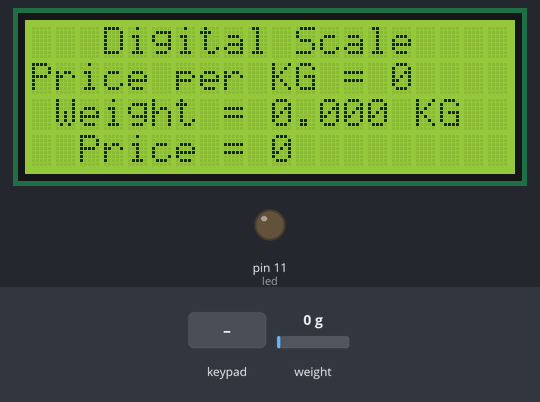
A sketch run on a simulated Arduino Uno, built with avr-gcc and run on an emulated ATmega328P. On the bench: 20×4 character LCD, output pins drawn as LEDs (lit = HIGH). The inputs (shaded band) are chosen by the test bench; at power-on: weight on the scale 0 g.

Above: at 2.6 s.
2.7 s: keypad keys 2 3 4 5 # pressed 0.4 s apart
At 5.4 s:
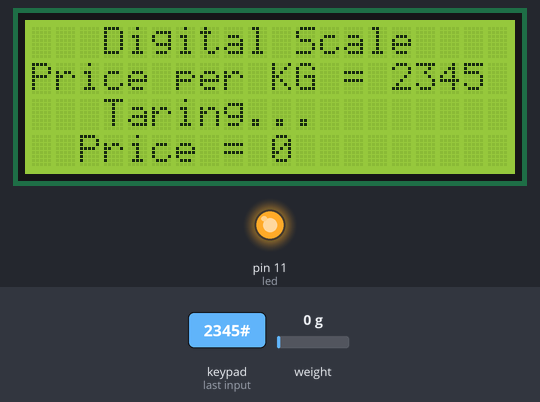
7.3 s: weight on the scale set to 100 g
At 8.2 s:
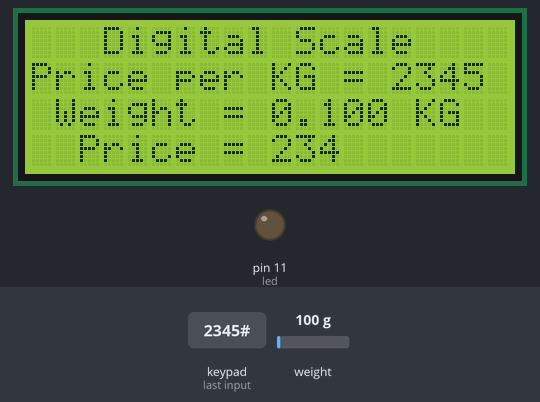
8.8 s: key '*' pressed
At 9.2 s:
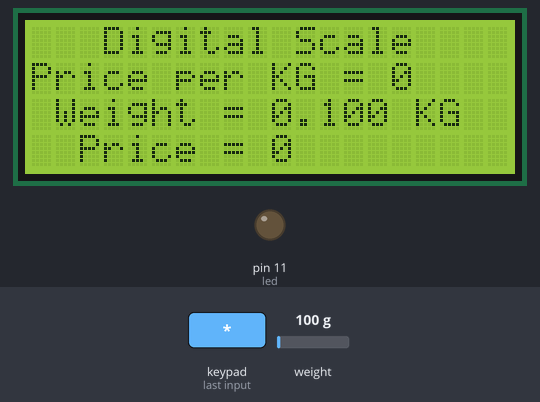
10.3 s: key '1' pressed
At 11.5 s:
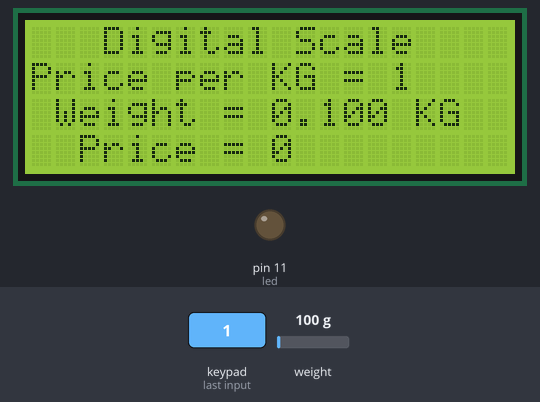
11.8 s: keypad keys 2 3 4 5 pressed 0.4 s apart
At 13.7 s:
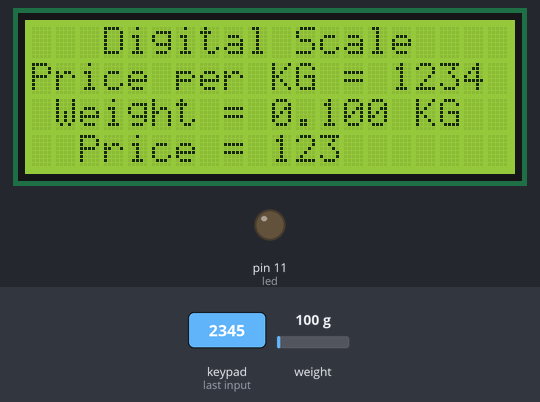
14.9 s: weight on the scale set to 1250 g
At 16.1 s:
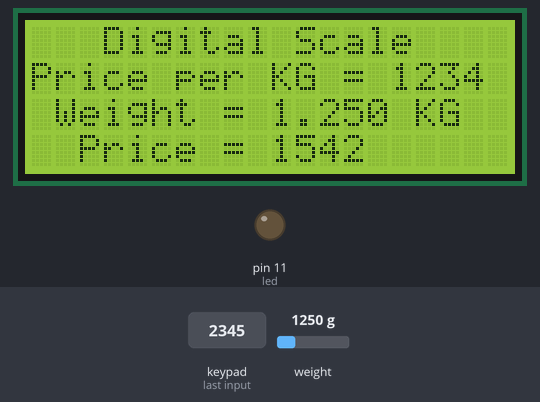
Timing chart, 0 to 17.5 s (numbered marks = the images above; inputs shaded):
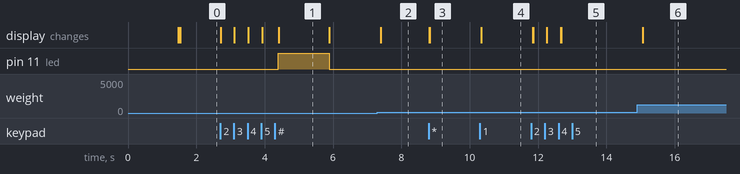

The sketch:

20x4_lcd_and_key_pad_based_weight_scale.ino
```cpp
#include <HX711_ADC.h>
#include <Wire.h>
#include <LiquidCrystal_I2C.h> // LiquidCrystal_I2C library
HX711_ADC LoadCell(12, 13); // parameters: dt pin, sck pin
// Set the LCD address to 0x27 for a 16 chars and 2 line display
LiquidCrystal_I2C lcd(0x27, 20, 4);
#include <Keypad.h>
const byte ROWS = 4; //four rows
const byte COLS = 4; //three columns
char keys[ROWS][COLS] = {
  {'1','2','3'},
  {'4','5','6'},
  {'7','8','9'},
  {'*','0','#'}
};
byte rowPins[ROWS] = {2, 3, 4, 5}; //connect to the row pinouts of the keypad
byte colPins[COLS] = {6,7,8}; //connect to the column pinouts of the keypad
Keypad keypad = Keypad( makeKeymap(keys), rowPins, colPins, ROWS, COLS );
int led = 11;
int taree = 10;
int a = 0;
long b = 0;
int c = 0;
int Num1,Num2,Number;
void setup() {
  Serial.begin(9600);
  pinMode(led, OUTPUT);
  pinMode (taree, INPUT_PULLUP);
  LoadCell.begin(); // start connection to HX711
  LoadCell.start(1000); // load cells gets 2000ms of time to stabilize
  LoadCell.setCalFactor(103); // calibration factor for load cell => strongly dependent on your individual setup
  lcd.init(); // begins connection to the LCD module
  lcd.backlight(); // turns on the backlight
}
void loop() {
 char key = keypad.getKey();
  if ((key)&&(c<4))
  {
 if (key == '1') //If Button 1 is pressed
    {
    if (Number==0)
        Number=1;
    else
      Number = (Number*10) + 1; //Pressed twice
    }
if (key == '2') //Button 2 is Pressed
    {
     if (Number==0)
       Number=2;
    else
       Number = (Number*10) + 2; //Pressed twice
    }
 if (key == '3')
    {
     if (Number==0)
        Number=3;
    else
        Number = (Number*10) + 3; //Pressed twice
    }
if (key == '4') //If Button 4 is pressed
    {
    if (Number==0)
        Number=4;
    else
      Number = (Number*10) + 4; //Pressed twice
    }
if (key == '5')
    {
     if (Number==0)
      Number=5;
    else
      Number = (Number*10) + 5; //Pressed twice
    }
 if (key == '6')
    {
    if (Number==0)
       Number=6;
    else
      Number = (Number*10) + 6; //Pressed twice
    }
 if (key == '7') //If Button 7 is pressed
    {
    if (Number==0)
      Number=7;
    else
      Number = (Number*10) + 7; //Pressed twice
    }
if (key == '8')
    {
     if (Number==0)
       Number=8;
    else
       Number = (Number*10) + 8; //Pressed twice
    }
if (key == '9')
    {
    if (Number==0)
      Number=9;
    else
      Number = (Number*10) + 9; //Pressed twice
    }
 if (key == '0')
    {
    if (Number==0)
    {
       Number=0;
       c = c - 1;
    }
    else
       Number = (Number*10) + 0; //Pressed twice
    }
      c = c + 1;
}
    if (key=='*') //If cancel Button is pressed
    {
     Number=0;
     c = 0;
    lcd.setCursor(15, 1); // set cursor to first row
    lcd.print("0    ");
    }
  LoadCell.update(); // retrieves data from the load cell
  float i = LoadCell.getData(); // get output value
    lcd.setCursor(15, 1); // set cursor to first row
  lcd.print(Number);   // Price that we entered
  delay(1);
    lcd.setCursor(2, 3); // set cursor to first row
  lcd.print("Price = ");
b = (i* Number/1000);
if(b<0)
{
  b=0;
}
  lcd.setCursor(10, 3); // set cursor to secon row
  lcd.print(b, 1);   // total price
  lcd.print("   ");
  lcd.setCursor(0, 0); // set cursor to first row
  lcd.print("   Digital Scale "); // print out to LCD
lcd.setCursor(0, 1); // set cursor to first row
  lcd.print("Price per KG = ");
 float k = i/1000;
  lcd.setCursor(10, 2); // set cursor to secon row
  lcd.print(k, 3); // print out the retrieved value to the second row
  lcd.print(" KG ");
    lcd.setCursor(1, 2); // set cursor to secon row
  lcd.print("Weight = ");
  if (k>=20)
  {
    digitalWrite(led, HIGH);
   lcd.setCursor(1, 2); // set cursor to secon row
  lcd.print("Over Loaded   ");
  delay(100);
  }
  digitalWrite(led, LOW);
  if (key=='#')
  {
    digitalWrite(led, HIGH);
    lcd.setCursor(0, 2); // set cursor to secon row
    lcd.print("   Taring...        ");
    LoadCell.start(1000);
  }
}
```

Measured:
- after the input at 2.7 s, pin 11 (led): LOW → HIGH after 1.7 s, → LOW 1.5 s later; the display: first changes at once (image 1 shows a later state)
- after the input at 7.3 s, the display: changes after 0.10 s (image 2)
- after the input at 8.8 s, the display: first changes at once (image 3 shows a later state)
- after the input at 10.3 s, the display: changes at once (image 4)
- after the input at 11.8 s, the display: first changes after 0.05 s (image 5 shows a later state)
- after the input at 14.9 s, the display: changes after 0.16 s (image 6)
- what the display in image 1 shows lasts 1.5 s, from 4.4 s to 5.9 s
